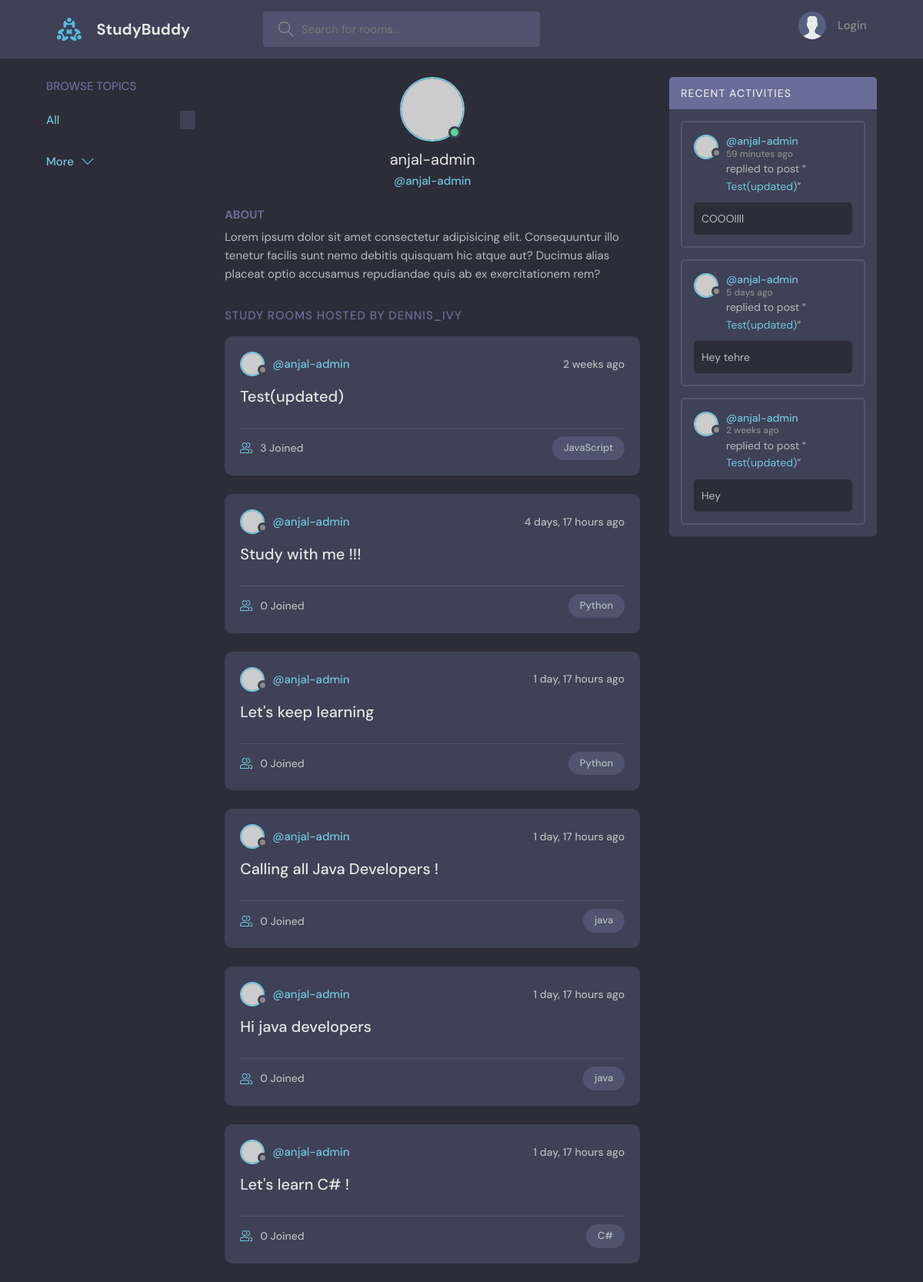
The app's page /profile/1 with its own data.
### base/models.py (models this page shows, shortened)
class Room(models.Model):
    host = models.ForeignKey(User, on_delete=models.SET_NULL, null=True)
    topic = models.ForeignKey(Topic, on_delete=models.SET_NULL, null=True)
    name = models.CharField(max_length=200)
    description = models.TextField(null=True, blank=True)
    participants = models.ManyToManyField(User, related_name='participants', blank=True)
    updated = models.DateTimeField(auto_now=True)
    created = models.DateField(auto_now_add=True)
    class Meta:
        ordering = ['updated', 'created']
    def __str__(self):
        return self.name

class Topic(models.Model):
    name = models.CharField(max_length=200)

class Message(models.Model):
    user = models.ForeignKey(User, on_delete=models.CASCADE)
    room = models.ForeignKey(Room, on_delete=models.CASCADE)
    body = models.TextField()
    updated = models.DateTimeField(auto_now=True)
    created = models.DateTimeField(auto_now_add=True)
    class Meta:
        ordering = ['-updated', 'created']

### base/views.py (the view)
# urls.py: path('profile/<str:pk>', views.userProfile, name='user-profile'),
def userProfile(request, pk):
    user = User.objects.get(id=pk)
    rooms = user.room_set.all()
    room_messages = user.message_set.all()
    topics = Topic.objects.all()
    context = {'user': user, 'rooms':rooms, 'room_messages': room_messages, topics: topics}
    return render(request, 'base/profile.html', context)

### base/templates/base/profile.html (shortened to what this page needs)
{% extends 'main.html' %}
{% block content %}
  <main class="profile-page layout layout--3">
    <div class="container">
        {% include 'base/topics_component.html'%}
      <div class="roomList">
        <div class="profile">
          <div class="profile__avatar">
            <div class="avatar avatar--large active">
              <img src="https://randomuser.me/api/portraits/men/11.jpg" />
            </div>
          </div>
          <div class="profile__info">
            <h3>{{user.username}}</h3>
            <p>@{{user.username}}</p>
          </div>
          <div class="profile__about">
            <h3>About</h3>
            <p>
              Lorem ipsum dolor sit amet consectetur adipisicing elit. Consequuntur illo tenetur
              facilis sunt nemo debitis quisquam hic atque aut? Ducimus alias placeat optio
              accusamus repudiandae quis ab ex exercitationem rem?
            </p>
          </div>
        </div>
        <div class="roomList__header">
          <div>
            <h2>Study Rooms Hosted by dennis_ivy</a>
            </h2>
          </div>
        </div>
        {% include 'base/feed_component.html' %}
      </div>
      {% include 'base/activity_component.html' %}
    </div>
  </main>
{% endblock content %}

### base/templates/base/feed_component.html (shortened to what this page needs)
{% for room in rooms %}
<div class="roomListRoom">
  <div class="roomListRoom__header">
    <a href="{% url 'user-profile' room.host.id %}" class="roomListRoom__author">
      <div class="avatar avatar--small">
        <img src="https://randomuser.me/api/portraits/women/11.jpg" />
      </div>
      <span>@{{room.host.username}}</span>
    </a>
    <div class="roomListRoom__actions">
      <span>{{room.created|timesince}} ago </span>
    </div>
  </div>
  <div class="roomListRoom__content">
    <a href="{% url 'room' room.id %}">{{room.name}}</a>
  </div>
  <div class="roomListRoom__meta">
    <a href="{% url 'room' room.id %}" class="roomListRoom__joined">
      {{room.participants.all.count}} Joined
    </a>
    <p class="roomListRoom__topic">{{room.topic.name}}</p>
  </div>
</div>
{% endfor %}

### base/templates/base/activity_component.html (shortened to what this page needs)
 <div class="activities">
          <div class="activities__header">
            <h2>Recent Activities</h2>
          </div>
          {% for message in room_messages %}
          <div class="activities__box">
            <div class="activities__boxHeader roomListRoom__header">
              <a href="{% url 'user-profile' message.user.id %}" class="roomListRoom__author">
                <div class="avatar avatar--small">
                  <img src="https://randomuser.me/api/portraits/women/11.jpg" />
                </div>
                <p>
                  @{{ message.user }}
                  <span>{{ message.created|timesince }} ago</span>
                </p>
              </a>
            </div>
            <div class="activities__boxContent">
              <p>replied to post “<a href="{% url 'room' message.room.id %}">{{message.room}}</a>”</p>
              <div class="activities__boxRoomContent">
                {{message.body}}
              </div>
            </div>
          </div>
          {% endfor %}
        </div>

### records on screen
Room: host.username "anjal-admin", created "2 weeks", name "Test(updated)", participants.all.count "3", topic.name "JavaScript"
Room: host.username "anjal-admin", created "4 days, 17 hours", name "Study with me !!!", participants.all.count "0", topic.name "Python"
Room: host.username "anjal-admin", created "1 day, 17 hours", name "Let's keep learning", participants.all.count "0", topic.name "Python"
Room: host.username "anjal-admin", created "1 day, 17 hours", name "Calling all Java Developers !", participants.all.count "0", topic.name "java"
Room: host.username "anjal-admin", created "1 day, 17 hours", name "Hi java developers", participants.all.count "0", topic.name "java"
Room: host.username "anjal-admin", created "1 day, 17 hours", name "Let's learn C# !", participants.all.count "0", topic.name "C#"
Message: user "anjal-admin", created "59 minutes", room "Test(updated)", body "COOOllll"
Message: user "anjal-admin", created "5 days", room "Test(updated)", body "Hey tehre"
Message: user "anjal-admin", created "2 weeks", room "Test(updated)", body "Hey"

### other values on screen
{{ user.username }} "anjal-admin"
